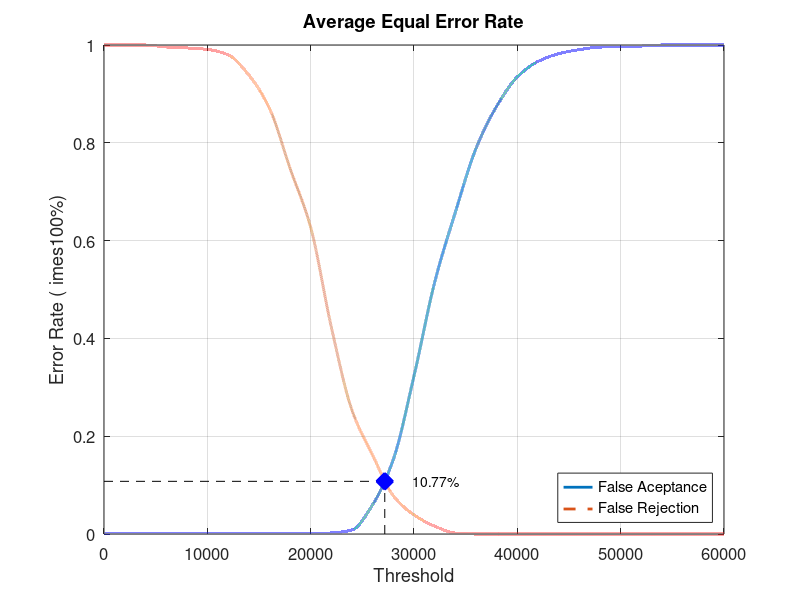
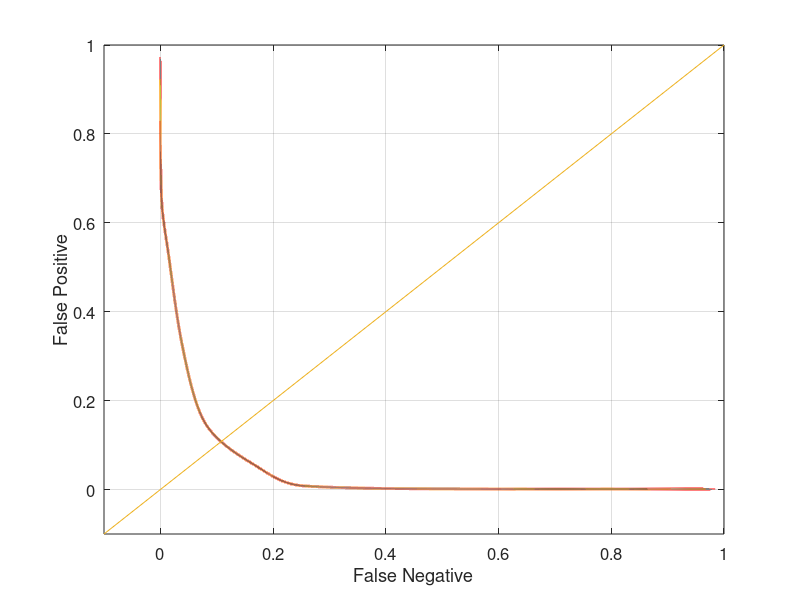

Here is the MATLAB script that generated these plots, in order:
close all;
clear;
clc;
x = 0:2000:60000;
xq = 0:0.5:60000;

y0 = [0 0.00105263 0.00105263 0.00105263 0.00105263 0.00105263 0.00105263 0.00105263 0.00105263 0.00105263 0.00105263 0.00210526 0.00842105 0.06 0.152632 0.323158 0.514737 0.657895 0.788421 0.874737 0.934737 0.966316 0.982105 0.990526 0.995789 0.996842 0.997895 1 1 1 1]
yy0 = interp1(x, y0, xq, 'pchip');
y1 = [1 1 1 0.996 0.994 0.991 0.98 0.939 0.871 0.748 0.627 0.423 0.253 0.161 0.078 0.039 0.016 0.002 0 0 0 0 0 0 0 0 0 0 0 0 0]
yy1 = interp1(x, y1, xq, 'pchip');

% Calculating EER: 
y2 = abs(y0 - y1);
find(y2 == min(y2))
yy2 = abs(yy0 - yy1);
xEER = find(yy2 == min(yy2));
xEERIndex = xq(xEER) % X-axis EER
yEER = yy0(xEER) % Y-axis EER

main = figure
plot(xq, yy0,'-','LineWidth', 2);	hold on
plot(xq, yy1,'--','LineWidth', 2);	hold on
plot([xEERIndex xEERIndex], [0 yEER], 'k--');	hold on
plot([0 xEERIndex], [yEER yEER], 'k--');	hold on
plot(xEERIndex, yEER, 'bx', 'LineWidth', 10);	hold on
text(xEERIndex + 10 * xEERIndex / 100, yEER, [num2str(round((10000 * yEER)) / 100) '%'])
legend('False Aceptance', 'False Rejection', 'Location', 'SouthEast')
xlabel('Threshold')
ylabel('Error Rate (	imes100%)')
title('Average Equal Error Rate')
set(gca, 'FontSize', 12)
axis([0 60000 0 1])
grid on

print(main, 'Database2AverageMain', '-dpng');
FNRxFPR = figure('Color', [1 1 1]);
plot(yy1, yy0, '-', yy1, yy0, 'LineWidth', 2);
hold on
y = -0.1:0.1:1
plot(y, y); 
set(gca, 'FontSize', 12)
xlabel('False Negative')
ylabel('False Positive')
axis([-0.1 1 -0.1 1])
set(gca, 'FontSize', 12)
grid on

print(FNRxFPR, 'Database2AverageFNRxFPR','-dpng');
